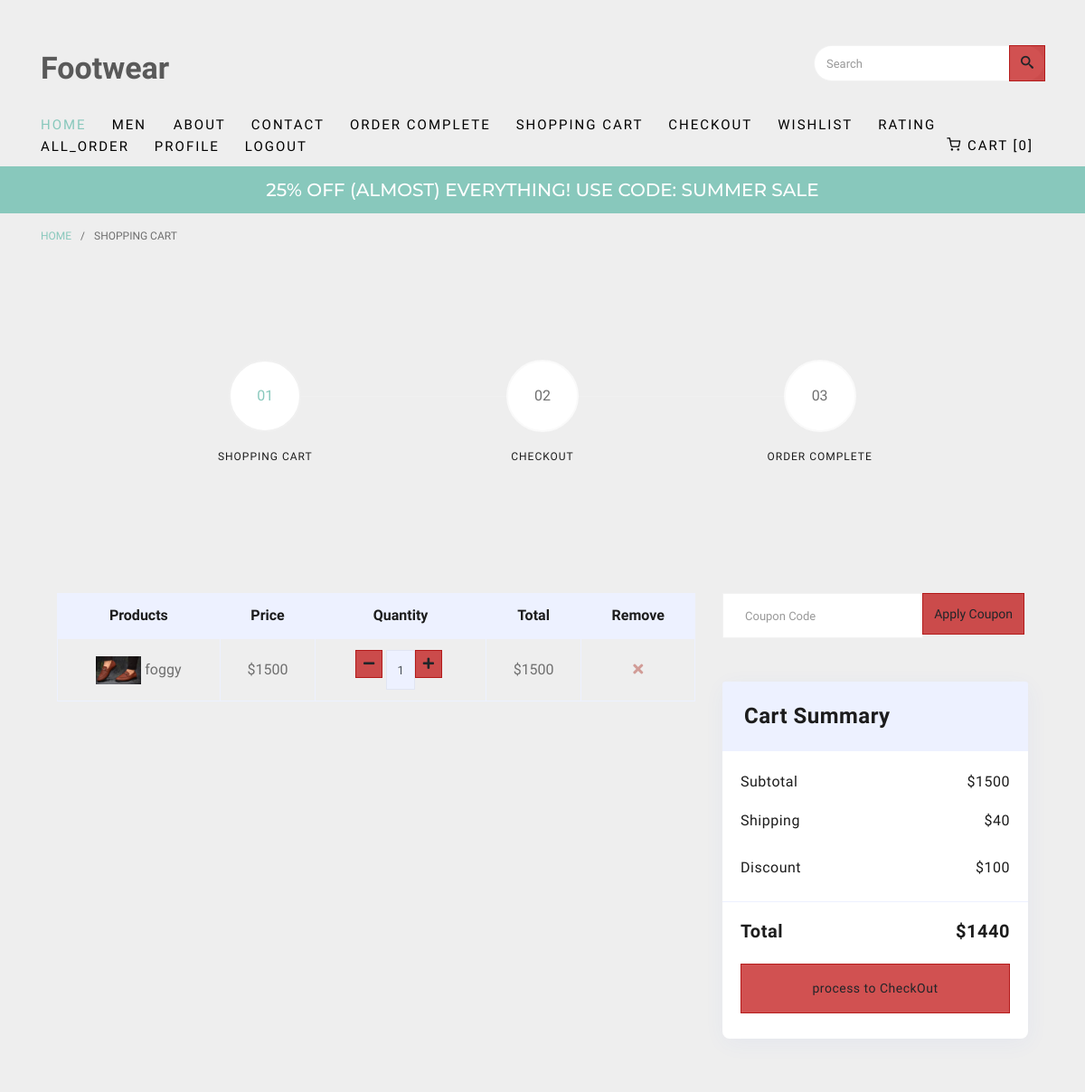
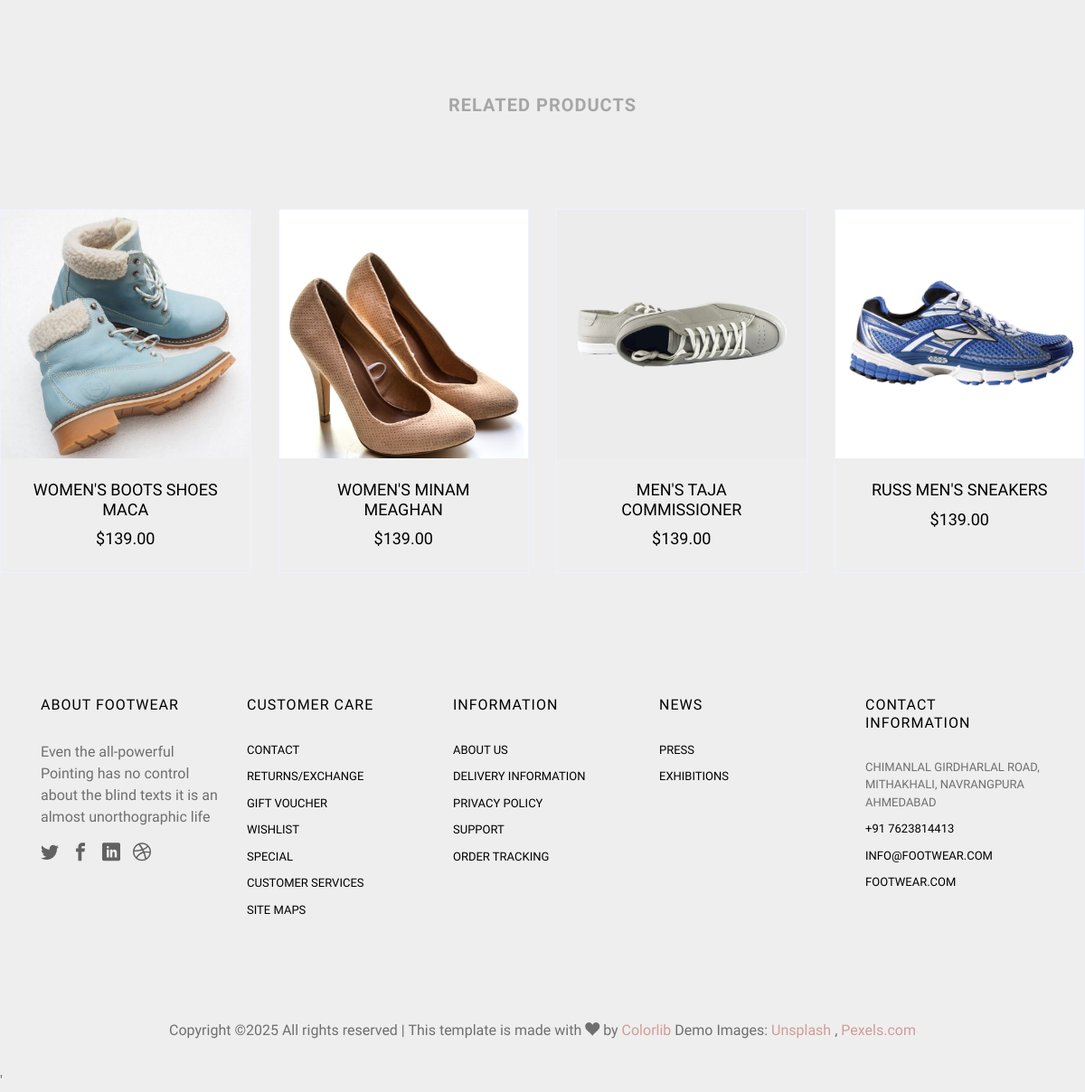
Screenshot of /cart (signed in) with the database file from the repository (2 pictures, top to bottom).
### shopapp/models.py (models this page shows, shortened)
class add_to_cart(models.Model):
    product=models.ForeignKey(product,on_delete=models.CASCADE,blank=True,null=True)
    register=models.ForeignKey(register,on_delete=models.CASCADE,blank=True,null=True)
    image=models.ImageField(upload_to='images')
    product_name=models.CharField(max_length=50)
    price=models.IntegerField()
    quantity=models.IntegerField()
    total=models.IntegerField()
    order_status=models.BooleanField(default=False)

### shopapp/views.py (the view)
# urls.py: path('cart', views.cart, name='cart'),
def cart(request):
    if "email" in request.session:
        uid=register.objects.get(email=request.session['email'])
        print(uid)
        pid=add_to_cart.objects.filter(register=uid,order_status=False).order_by("-id")
        caid=user_coupon.objects.filter(user=uid,status=True).order_by("-id").first()
        if pid.count() == 0 and caid != None:
            caid.status=False
            caid.save()
        l1=[]
        subtotal = 0
        discount=0
        shipping = 40
        for i in pid:
            l1.append(i.total)
        print(l1)
        if caid != None:
            discount=caid.coupon.discount
        subtotal=sum(l1)
        total=subtotal+shipping-discount
        contaxt={
            "pid":pid,
            "l1":l1,
            "subtotal" : subtotal,
            "shipping" : shipping,
            "total" : total,
            "discount" : discount,
        }
        return render(request,"cart.html",contaxt)
    else:
        return render(request,"login.html")

### shopapp/models.py (called while the page is built)
    def __str__(self) -> str:
        return self.username

### shopapp/templates/cart.html (shortened to what this page needs)
{% extends 'index.html'%}
{% load static %}
{% block content %}
		<div class="breadcrumbs">
			<div class="container">
				<div class="row">
					<div class="col">
						<p class="bread"><span><a href="{% url 'index'%}">Home</a></span> / <span>Shopping Cart</span></p>
					</div>
				</div>
			</div>
		</div>
		<div class="colorlib-product">
			<div class="container">
				<div class="row row-pb-lg">
					<div class="col-md-10 offset-md-1">
						<div class="process-wrap">
							<div class="process text-center active">
								<p><span>01</span></p>
								<h3>Shopping Cart</h3>
							</div>
							<div class="process text-center">
								<p><span>02</span></p>
								<h3>Checkout</h3>
							</div>
							<div class="process text-center">
								<p><span>03</span></p>
								<h3>Order Complete</h3>
							</div>
						</div>
					</div>
				</div>
					</div>
					{% if pid.count == 0 %}
					<div class="container-fluid  mt-100">
						<div class="row">
						   <div class="col-md-12">
								<div class="card">
									<div class="card-header">
											<h5>Cart</h5>
									</div>
									<div class="card-body cart">
										<div class="col-sm-12 empty-cart-cls text-center">
											<img src="https://i.imgur.com/dCdflKN.png" width="130" height="130" class="img-fluid mb-4 mr-3">
											<h3><strong>Your Cart is Empty</strong></h3>
											<h4>Add something to make me happy :)</h4>
											<a href="{% url 'men'%}" class="btn btn-primary cart-btn-transform m-3" data-abc="true">continue shopping</a>
										</div>
									</div>
								</div>
						   	</div>
						</div>
					</div>
					{% else %}
					<div class="container-fluid pt-5">
						<div class="row px-xl-5">
							<div class="col-lg-8 table-responsive mb-5">
								<table class="table table-bordered text-center mb-0">
									<thead class="bg-secondary text-dark">
										<tr>
											<th>Products</th>
											<th>Price</th>
											<th>Quantity</th>
											<th>Total</th>
											<th>Remove</th>
										</tr>
									</thead>
									<tbody class="align-middle">
										{% for i in pid %}
										<tr>
											<td class="align-middle"><img src="{{i.image.url}}" alt="" style="width: 50px;"> {{i.product_name}}</td>
											<td class="align-middle">${{i.price}}</td>
											<td class="align-middle">
												<div class="input-group quantity mx-auto" style="width: 100px;">
													<div class="input-group-btn">
														<a href="{% url 'cart_minus' i.id %}"	 class="btn btn-sm btn-primary btn-minus">
															<i class="fa fa-minus"></i>
														</a>
													</div>
													<input type="text" class="form-control form-control-sm bg-secondary text-center" value="{{i.quantity}}" readonly>
													<div class="input-group-btn">
														<a href="{% url 'cart_plus' i.id %}" class="btn btn-sm btn-primary btn-plus">
															<i class="fa fa-plus"></i>
														</a>
													</div>
												</div>
											</td>
											<td class="align-middle">${{i.total}}</td>
											<td class="align-middle"><a href="{% url 'cart_delete' i.id %}"><i class="fa fa-times"></i></a></td>
										</tr>
										{% endfor %}
									</tbody>
								</table>
							</div>
							<div class="col-lg-4">
								<form class="mb-5" action="{% url 'coupan' %}" method="post">
									<div class="input-group">
										<input type="text" class="form-control p-4" name="coupon_code" placeholder="Coupon Code">
										<div class="input-group-append">
											<button class="btn btn-primary">Apply Coupon</button>
										</div>
									</div>
								</form>
								<div class="card border-secondary mb-5">
									<div class="card-header bg-secondary border-0">
										<h4 class="font-weight-semi-bold m-0">Cart Summary</h4>
									</div>
									<div class="card-body">
										<div class="d-flex justify-content-between mb-3 pt-1">
											<h6 class="font-weight-medium">Subtotal</h6>
											<h6 class="font-weight-medium">${{subtotal}}</h6>
										</div>
										<div class="d-flex justify-content-between">
											<h6 class="font-weight-medium">Shipping</h6>
											<h6 class="font-weight-medium">${{shipping}}</h6>
										</div>
										<br>
										<div class="d-flex justify-content-between">
											<h6 class="font-weight-medium">Discount</h6>
											<h6 class="font-weight-medium">${{discount}}</h6>
										</div>
									</div>
									<div class="card-footer border-secondary bg-transparent">
										<div class="d-flex justify-content-between mt-2">
											<h5 class="font-weight-bold">Total</h5>
											<h5 class="font-weight-bold">${{total}}</h5>
										</div>
									<a href="{% url 'checkout' %}" class="btn btn-block btn-primary my-3 py-3">process to CheckOut</a>
									</div>
								</div>
							</div>
						</div>
					</div>
					{% endif %}
				</div>
				<div class="row">
					<div class="col-sm-8 offset-sm-2 text-center colorlib-heading colorlib-heading-sm">
						<h2>Related Products</h2>
					</div>
				</div>
				<div class="row">
					<div class="col-md-3 col-lg-3 mb-4 text-center">
						<div class="product-entry border">
							<a href="#" class="prod-img">
								<img src="static/images/item-1.jpg" class="img-fluid" alt="Free html5 bootstrap 4 template">
							</a>
							<div class="desc">
								<h2><a href="#">Women's Boots Shoes Maca</a></h2>
								<span class="price">$139.00</span>
							</div>
						</div>
					</div>
					<div class="col-md-3 col-lg-3 mb-4 text-center">
						<div class="product-entry border">
							<a href="#" class="prod-img">
								<img src="static/images/item-2.jpg" class="img-fluid" alt="Free html5 bootstrap 4 template">
							</a>
							<div class="desc">
								<h2><a href="#">Women's Minam Meaghan</a></h2>
								<span class="price">$139.00</span>
							</div>
						</div>
					</div>
					<div class="col-md-3 col-lg-3 mb-4 text-center">
						<div class="product-entry border">
							<a href="#" class="prod-img">
								<img src="static/images/item-3.jpg" class="img-fluid" alt="Free html5 bootstrap 4 template">
							</a>
							<div class="desc">
								<h2><a href="#">Men's Taja Commissioner</a></h2>
								<span class="price">$139.00</span>
							</div>
						</div>
					</div>
					<div class="col-md-3 col-lg-3 mb-4 text-center">
						<div class="product-entry border">
							<a href="#" class="prod-img">
								<img src="static/images/item-4.jpg" class="img-fluid" alt="Free html5 bootstrap 4 template">
							</a>
							<div class="desc">
								<h2><a href="#">Russ Men's Sneakers</a></h2>
								<span class="price">$139.00</span>
							</div>
						</div>
					</div>
				</div>
			</div>
		{% endblock %}

### shopapp/templates/cart.html (style rules this page uses)
body { background-color: #eee; font-family: 'Calibri', sans-serif !important; }
.card { margin-bottom: 30px; border: 0; -webkit-transition: all .3s ease; transition: all .3s ease; letter-spacing: .5px; border-radius: 8px; -webkit-box-shadow: 1px 5px 24px 0 rgba(68,102,242,.05); box-shadow: 1px 5px 24px 0 rgba(68,102,242,.05); }
.card .card-header { background-color: #fff; border-bottom: none; padding: 24px; border-bottom: 1px solid #f6f7fb; border-top-left-radius: 8px; border-top-right-radius: 8px; }
.card-header:first-child { border-radius: calc(.25rem - 1px) calc(.25rem - 1px) 0 0; }
.btn-primary, .btn-primary.disabled, .btn-primary:disabled { background-color: #bd0202af!important; border-color: #a70000a5!important; }

### rows the page displays
add_to_cart: image (picture), product_name "foggy", price "1500", quantity "1", total "1500"

### other values shown
{{ subtotal }} "1500"
{{ shipping }} "40"
{{ discount }} "100"
{{ total }} "1440"
